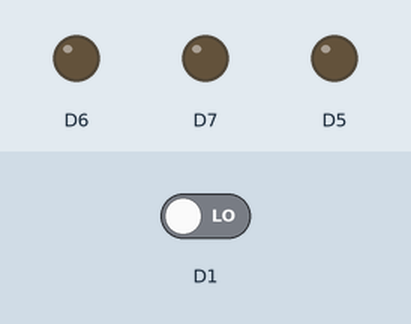
A sketch run on a simulated ESP8266 (NodeMCU). On the bench: output pins drawn as LEDs (lit = HIGH). Inputs (shaded band) come from the test bench; at power-on: D1 LOW.

Above: at 1.2 s.
1.3 s: D1 driven HIGH
At 2.2 s:
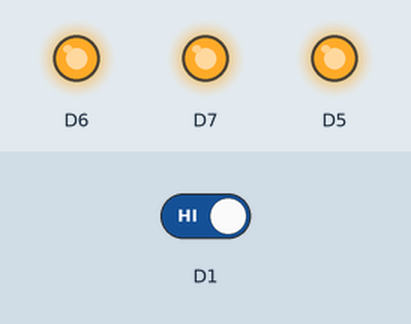
2.8 s: D1 driven LOW
At 3.3 s:
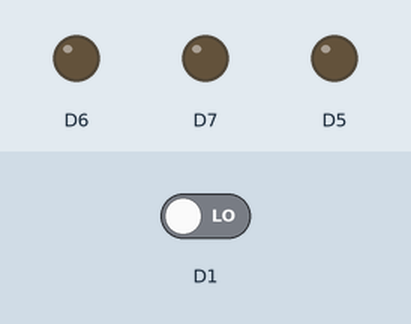
Timing chart, 0 to 5.8 s (numbered marks = the images above; inputs shaded):
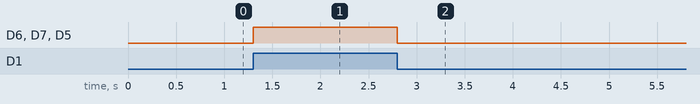

Measured:
- after the input at 1.3 s, D6, D7, D5: LOW → HIGH at once
- after the input at 2.8 s, D6, D7, D5: HIGH → LOW at once

The sketch:

LDR_RGB.ino
```cpp
void setup(){
  pinMode(D5,OUTPUT);
  pinMode(D6,OUTPUT);
  pinMode(D7,OUTPUT);
}
void loop(){
  if(digitalRead(D1)==HIGH){
    digitalWrite(D5,HIGH);
    digitalWrite(D6,HIGH);
    digitalWrite(D7,HIGH);
  }
  else{
    digitalWrite(D5,LOW);
    digitalWrite(D6,LOW);
    digitalWrite(D7,LOW);
  }
}
```
